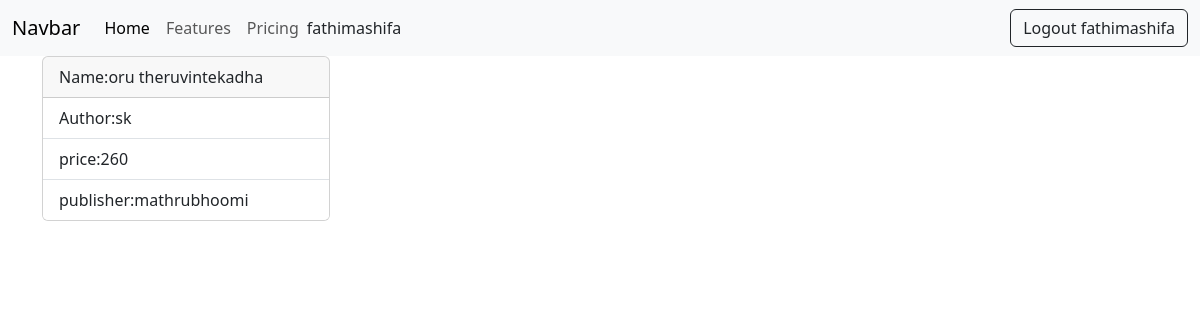
/book/3 (signed in), run on the app's committed database.
### book/models.py (models this page shows, shortened)
class books(models.Model):
    name=models.CharField(max_length=200,unique=True)
    author=models.CharField(max_length=200)
    price=models.PositiveIntegerField()
    publisher=models.CharField(max_length=200)
    picture=models.ImageField(upload_to='images',null=True)

### book/views.py (the view)
# urls.py: path('book/<int:pk>',views.BookDetailsView.as_view(),name='book-details'),
@method_decorator(signin_required,name="dispatch")
class BookDetailsView(View):
    def get(self,request,*args,**kwargs):
        id=kwargs.get("pk")
        qs=books.objects.get(id=id)
        return render(request,"book_detail.html",{"data":qs})

### book/views.py (called while the page is built)
def signin_required(fn):
    def wrapper(request,*args,**kwargs):
        if not request.user.is_authenticated:
           messages.error(request,"invalid session")
           return redirect("signin")
        else:
            return fn(request,*args,**kwargs)
    return wrapper

### book/templates/book_detail.html (shortened to what this page needs)
{%extends 'base.html'%}
{%block body_block%}
<div class="container">
  <div class="card" style="width: 18rem;">
      <div class="card-header">
       Name:{{data.name}}
      </div>
      <ul class="list-group list-group-flush">
        <li class="list-group-item">Author:{{data.author}}</li>
        <li class="list-group-item">price:{{data.price}}</li>
        <li class="list-group-item">publisher:{{data.publisher}}</li>
      </ul>
    </div>
 </div>
{%endblock%}

### book/templates/base.html (shortened to what this page needs)
<!DOCTYPE html>
<html lang="en">
<head>
    <link href="https://cdn.jsdelivr.net/npm/bootstrap@5.3.2/dist/css/bootstrap.min.css" rel="stylesheet"
>
</head>
<body>
    <nav class="navbar navbar-expand-lg bg-body-tertiary">
        <div class="container-fluid">
            <a class="navbar-brand" href="#">Navbar</a>
            <div class="collapse navbar-collapse" id="navbarNav">
                <ul class="navbar-nav">
                    <li class="nav-item">
                        <a class="nav-link active" aria-current="page" href="#">Home</a>
                    </li>
                    <li class="nav-item">
                        <a class="nav-link" href="#">Features</a>
                    </li>
                    <li class="nav-item">
                        <a class="nav-link" href="#">Pricing</a>
                    </li>
                </ul>
               {{request.user}} <a href="{%url 'signout'%}" class="ms-auto btn btn-outline-dark">Logout  {{request.user}}</a>
            </div>
        </div>
    </nav>
{%block body_block%}
{%endblock%}
</body>
</html>

### data on the page
books: name "oru theruvintekadha", author "sk", price "260", publisher "mathrubhoomi"

### other printed values
{{ request.user }} "fathimashifa"
